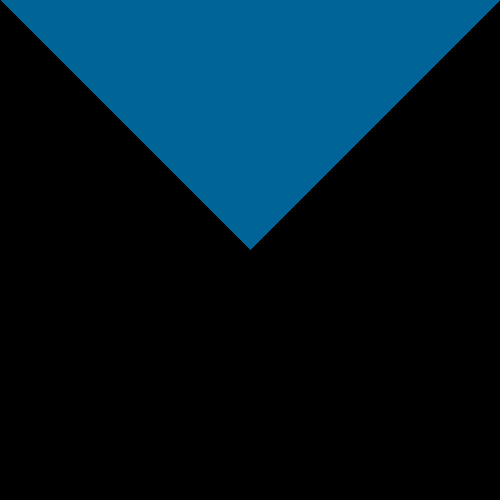
Frame 1 (no input)
Frame 2 (the mouse pressed at the canvas centre, redrawn once): identical to frame 1, image omitted

The Processing sketch that drew this single still picture (run headless with seeded random() and noise(); the mouse was pressed at the canvas centre and the sketch redrawn once):

// Processing sketch: Exercicio4
// ── Exercicio4.pde
void setup() {
  noLoop();
  size(500, 500);
}

void draw() {
  PImage img;
  img = createImage(500, 500, RGB);

  for (int x = 0; x < img.width; x++) {
    
    for (int y = 0; y < img.height; y++) {
      
      int pos = y * img.width + x;

      if (y < x && x < 251) {
        img.pixels[pos] = color(0, 100, 150);
      } else if (y < img.width - x && x > 250){
        img.pixels[pos] = color(0, 100, 150);
      } else {
        img.pixels[pos] = color(0,0, 0);
      }
    }
  }
  image(img, 0, 0);
}
